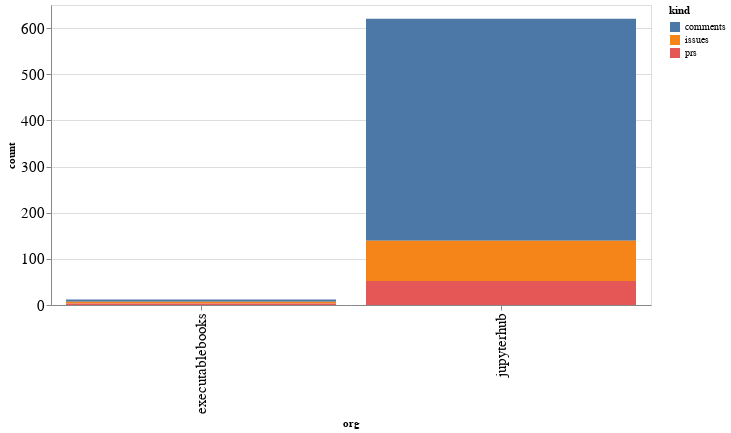

The cell this chart's notebook holds for it:
### Code cell
alt.Chart(org_summaries, width=600).mark_bar().encode(
    x='org',
    y='count',
    color='kind',
    tooltip="org"
)

### Figure 1 — Vega-Lite specification as saved in the notebook (floating-point values rounded to 4 significant figures)
{"config": {"axisLeft": {"labelFontSize": 15}, "axisBottom": {"labelFontSize": 15}}, "data": {"name": "data-6315dcf224573e5957ceca201e8aa554"}, "mark": "bar", "encoding": {"color": {"type": "nominal", "field": "kind"}, "tooltip": {"type": "nominal", "field": "org"}, "x": {"type": "nominal", "field": "org"}, "y": {"type": "quantitative", "field": "count"}}, "width": 600, "$schema": "https://vega.github.io/schema/vega-lite/v4.8.1.json", "datasets": {"data-6315dcf224573e5957ceca201e8aa554": [{"org": "executablebooks", "kind": "comments", "count": 5}, {"org": "executablebooks", "kind": "issues", "count": 4}, {"org": "executablebooks", "kind": "prs", "count": 3}, {"org": "jupyterhub", "kind": "comments", "count": 481}, {"org": "jupyterhub", "kind": "issues", "count": 87}, {"org": "jupyterhub", "kind": "prs", "count": 52}]}}
